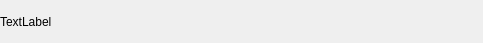
<?xml version="1.0" encoding="UTF-8"?>
<ui version="4.0">
 <class>FriendLabel</class>
 <widget class="QWidget" name="FriendLabel">
  <property name="geometry">
   <rect>
    <x>0</x>
    <y>0</y>
    <width>483</width>
    <height>43</height>
   </rect>
  </property>
  <property name="minimumSize">
   <size>
    <width>0</width>
    <height>43</height>
   </size>
  </property>
  <property name="maximumSize">
   <size>
    <width>16777215</width>
    <height>43</height>
   </size>
  </property>
  <property name="windowTitle">
   <string>FriendLabel</string>
  </property>
  <layout class="QHBoxLayout" name="horizontalLayout">
   <property name="spacing">
    <number>0</number>
   </property>
   <property name="leftMargin">
    <number>0</number>
   </property>
   <property name="topMargin">
    <number>0</number>
   </property>
   <property name="rightMargin">
    <number>0</number>
   </property>
   <property name="bottomMargin">
    <number>0</number>
   </property>
   <item>
    <widget class="QLabel" name="tip_label">
     <property name="text">
      <string>TextLabel</string>
     </property>
     <property name="scaledContents">
      <bool>true</bool>
     </property>
     <property name="alignment">
      <set>Qt::AlignmentFlag::AlignLeading|Qt::AlignmentFlag::AlignLeft|Qt::AlignmentFlag::AlignVCenter</set>
     </property>
    </widget>
   </item>
   <item>
    <widget class="QWidget" name="closewid" native="true">
     <property name="minimumSize">
      <size>
       <width>25</width>
       <height>25</height>
      </size>
     </property>
     <property name="maximumSize">
      <size>
       <width>25</width>
       <height>25</height>
      </size>
     </property>
     <layout class="QHBoxLayout" name="horizontalLayout_2">
      <property name="spacing">
       <number>0</number>
      </property>
      <property name="leftMargin">
       <number>0</number>
      </property>
      <property name="topMargin">
       <number>0</number>
      </property>
      <property name="rightMargin">
       <number>0</number>
      </property>
      <property name="bottomMargin">
       <number>0</number>
      </property>
      <item>
       <widget class="ClickedLabel" name="close_label">
        <property name="minimumSize">
         <size>
          <width>15</width>
          <height>15</height>
         </size>
        </property>
        <property name="maximumSize">
         <size>
          <width>15</width>
          <height>15</height>
         </size>
        </property>
        <property name="text">
         <string/>
        </property>
        <property name="alignment">
         <set>Qt::AlignmentFlag::AlignHCenter|Qt::AlignmentFlag::AlignTop</set>
        </property>
       </widget>
      </item>
     </layout>
    </widget>
   </item>
  </layout>
 </widget>
 <customwidgets>
  <customwidget>
   <class>ClickedLabel</class>
   <extends>QLabel</extends>
   <header>clickedlabel.h</header>
  </customwidget>
 </customwidgets>
 <resources/>
 <connections/>
</ui>
